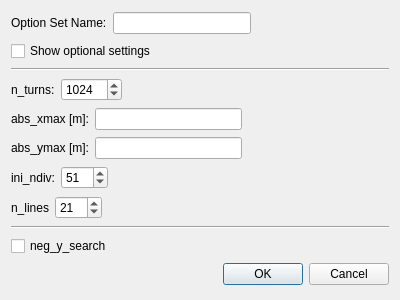
<?xml version="1.0" encoding="UTF-8"?>
<ui version="4.0">
 <class>Dialog</class>
 <widget class="QDialog" name="Dialog">
  <property name="windowModality">
   <enum>Qt::ApplicationModal</enum>
  </property>
  <property name="geometry">
   <rect>
    <x>0</x>
    <y>0</y>
    <width>400</width>
    <height>300</height>
   </rect>
  </property>
  <property name="windowTitle">
   <string>Calculation Option for xy_aper</string>
  </property>
  <layout class="QVBoxLayout" name="verticalLayout">
   <item>
    <layout class="QHBoxLayout" name="horizontalLayout">
     <item>
      <widget class="QLabel" name="label">
       <property name="text">
        <string>Option Set Name:</string>
       </property>
      </widget>
     </item>
     <item>
      <widget class="QLineEdit" name="lineEdit_opt_set_name"/>
     </item>
     <item>
      <spacer name="horizontalSpacer_7">
       <property name="orientation">
        <enum>Qt::Horizontal</enum>
       </property>
       <property name="sizeHint" stdset="0">
        <size>
         <width>40</width>
         <height>20</height>
        </size>
       </property>
      </spacer>
     </item>
    </layout>
   </item>
   <item>
    <layout class="QHBoxLayout" name="horizontalLayout_2">
     <item>
      <widget class="QCheckBox" name="checkBox_show_optional">
       <property name="text">
        <string>Show optional settings</string>
       </property>
      </widget>
     </item>
     <item>
      <spacer name="horizontalSpacer_8">
       <property name="orientation">
        <enum>Qt::Horizontal</enum>
       </property>
       <property name="sizeHint" stdset="0">
        <size>
         <width>40</width>
         <height>20</height>
        </size>
       </property>
      </spacer>
     </item>
    </layout>
   </item>
   <item>
    <widget class="Line" name="line">
     <property name="orientation">
      <enum>Qt::Horizontal</enum>
     </property>
    </widget>
   </item>
   <item>
    <layout class="QHBoxLayout" name="horizontalLayout_3">
     <item>
      <widget class="QLabel" name="label_2">
       <property name="text">
        <string>n_turns:</string>
       </property>
      </widget>
     </item>
     <item>
      <widget class="QSpinBox" name="spinBox_n_turns">
       <property name="minimum">
        <number>3</number>
       </property>
       <property name="maximum">
        <number>10000</number>
       </property>
       <property name="value">
        <number>1024</number>
       </property>
      </widget>
     </item>
     <item>
      <spacer name="horizontalSpacer">
       <property name="orientation">
        <enum>Qt::Horizontal</enum>
       </property>
       <property name="sizeHint" stdset="0">
        <size>
         <width>40</width>
         <height>20</height>
        </size>
       </property>
      </spacer>
     </item>
    </layout>
   </item>
   <item>
    <layout class="QHBoxLayout" name="horizontalLayout_4">
     <item>
      <widget class="QLabel" name="label_3">
       <property name="text">
        <string>abs_xmax [m]:</string>
       </property>
      </widget>
     </item>
     <item>
      <widget class="QLineEdit" name="lineEdit_abs_xmax"/>
     </item>
     <item>
      <spacer name="horizontalSpacer_2">
       <property name="orientation">
        <enum>Qt::Horizontal</enum>
       </property>
       <property name="sizeHint" stdset="0">
        <size>
         <width>40</width>
         <height>20</height>
        </size>
       </property>
      </spacer>
     </item>
    </layout>
   </item>
   <item>
    <layout class="QHBoxLayout" name="horizontalLayout_5">
     <item>
      <widget class="QLabel" name="label_4">
       <property name="text">
        <string>abs_ymax [m]:</string>
       </property>
      </widget>
     </item>
     <item>
      <widget class="QLineEdit" name="lineEdit_abs_ymax"/>
     </item>
     <item>
      <spacer name="horizontalSpacer_3">
       <property name="orientation">
        <enum>Qt::Horizontal</enum>
       </property>
       <property name="sizeHint" stdset="0">
        <size>
         <width>40</width>
         <height>20</height>
        </size>
       </property>
      </spacer>
     </item>
    </layout>
   </item>
   <item>
    <layout class="QHBoxLayout" name="horizontalLayout_6">
     <item>
      <widget class="QLabel" name="label_5">
       <property name="text">
        <string>ini_ndiv:</string>
       </property>
      </widget>
     </item>
     <item>
      <widget class="QSpinBox" name="spinBox_ini_ndiv">
       <property name="minimum">
        <number>3</number>
       </property>
       <property name="maximum">
        <number>301</number>
       </property>
       <property name="value">
        <number>51</number>
       </property>
      </widget>
     </item>
     <item>
      <spacer name="horizontalSpacer_4">
       <property name="orientation">
        <enum>Qt::Horizontal</enum>
       </property>
       <property name="sizeHint" stdset="0">
        <size>
         <width>40</width>
         <height>20</height>
        </size>
       </property>
      </spacer>
     </item>
    </layout>
   </item>
   <item>
    <layout class="QHBoxLayout" name="horizontalLayout_7">
     <item>
      <widget class="QLabel" name="label_6">
       <property name="text">
        <string>n_lines</string>
       </property>
      </widget>
     </item>
     <item>
      <widget class="QSpinBox" name="spinBox_n_lines">
       <property name="minimum">
        <number>3</number>
       </property>
       <property name="maximum">
        <number>301</number>
       </property>
       <property name="value">
        <number>21</number>
       </property>
      </widget>
     </item>
     <item>
      <spacer name="horizontalSpacer_5">
       <property name="orientation">
        <enum>Qt::Horizontal</enum>
       </property>
       <property name="sizeHint" stdset="0">
        <size>
         <width>40</width>
         <height>20</height>
        </size>
       </property>
      </spacer>
     </item>
    </layout>
   </item>
   <item>
    <widget class="Line" name="line_2">
     <property name="orientation">
      <enum>Qt::Horizontal</enum>
     </property>
    </widget>
   </item>
   <item>
    <layout class="QHBoxLayout" name="horizontalLayout_8">
     <item>
      <widget class="QCheckBox" name="checkBox_neg_y_search">
       <property name="text">
        <string>neg_y_search</string>
       </property>
      </widget>
     </item>
     <item>
      <spacer name="horizontalSpacer_6">
       <property name="orientation">
        <enum>Qt::Horizontal</enum>
       </property>
       <property name="sizeHint" stdset="0">
        <size>
         <width>40</width>
         <height>20</height>
        </size>
       </property>
      </spacer>
     </item>
    </layout>
   </item>
   <item>
    <widget class="QDialogButtonBox" name="buttonBox">
     <property name="orientation">
      <enum>Qt::Horizontal</enum>
     </property>
     <property name="standardButtons">
      <set>QDialogButtonBox::Cancel|QDialogButtonBox::Ok</set>
     </property>
    </widget>
   </item>
  </layout>
 </widget>
 <resources/>
 <connections>
  <connection>
   <sender>buttonBox</sender>
   <signal>accepted()</signal>
   <receiver>Dialog</receiver>
   <slot>accept()</slot>
   <hints>
    <hint type="sourcelabel">
     <x>248</x>
     <y>254</y>
    </hint>
    <hint type="destinationlabel">
     <x>157</x>
     <y>274</y>
    </hint>
   </hints>
  </connection>
  <connection>
   <sender>buttonBox</sender>
   <signal>rejected()</signal>
   <receiver>Dialog</receiver>
   <slot>reject()</slot>
   <hints>
    <hint type="sourcelabel">
     <x>316</x>
     <y>260</y>
    </hint>
    <hint type="destinationlabel">
     <x>286</x>
     <y>274</y>
    </hint>
   </hints>
  </connection>
 </connections>
</ui>
